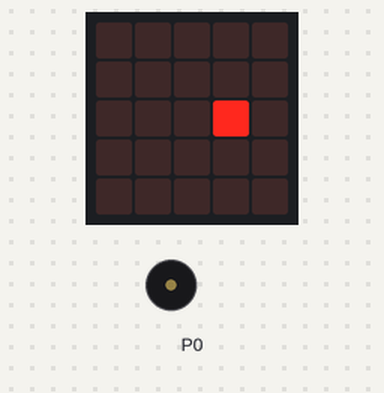
This program was run on a simulated BBC micro:bit (MakeCode). On the bench: the board's 5×5 LED display, buzzer (waves = sounding). The short countdown, score and lost-life animations are approximate; the run ends where the board's game-over animation would start. At 32.0 s the program stops and its outputs stay as they are.

Above: at 0.25 s.
At 8.25 s:
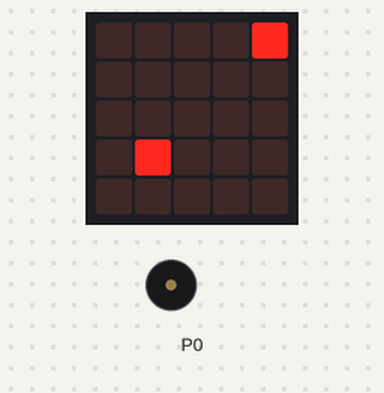
At 16.1 s:
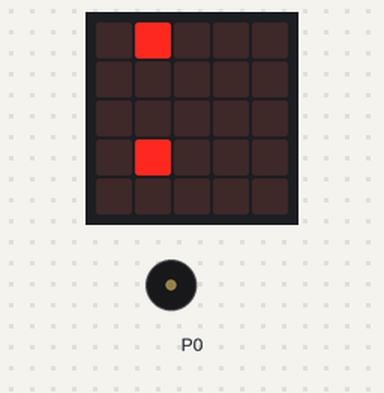
At 32.1 s:
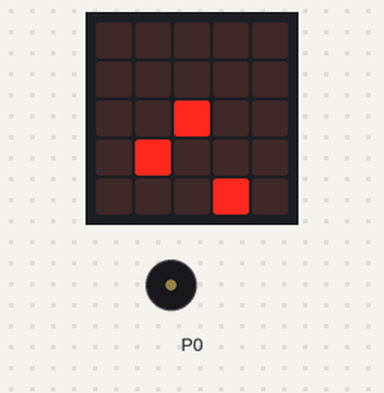
Timing chart, 0 to 33.5 s (numbered marks = the images above):
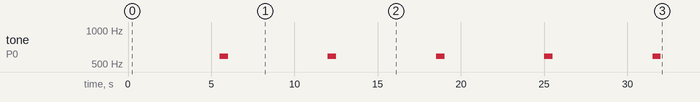

The program:

main.ts
```typescript
function Puck () {
    game.resume()
    starto += 1
    sprite = game.createSprite(2, 2)
}
let sprite: game.LedSprite = null
let sendo = 0
let starto = 0
radio.setGroup(9)
Puck()
game.setScore(0)
loops.everyInterval(500, function () {
    pauseUntil(() => starto == 1)
    sprite.move(1)
})
basic.forever(function () {
    pauseUntil(() => starto == 1)
    sprite.ifOnEdgeBounce()
})
basic.forever(function () {
    if (sprite.isTouchingEdge()) {
        sprite.turn(Direction.Right, 45)
    }
    if (sprite.get(LedSpriteProperty.Y) == 4) {
        game.addScore(1)
        music.play(music.tonePlayable(587, music.beat(BeatFraction.Whole)), music.PlaybackMode.UntilDone)
        starto = 0
        game.pause()
        Puck()
    }
    if (game.score() == 5) {
        music.play(music.stringPlayable("A A - F E - D C ", 120), music.PlaybackMode.InBackground)
        game.gameOver()
    }
})
```

test.ts
```typescript
// tests go here; this will not be compiled when this package is used as an extension.
```

Measured:
- by itself, tone on P0: alternates 587 Hz for 0.50 s and silent for 6.0 s
- what the display in image 1 shows lasts 0.5 s, from 8.0 s to 8.5 s
